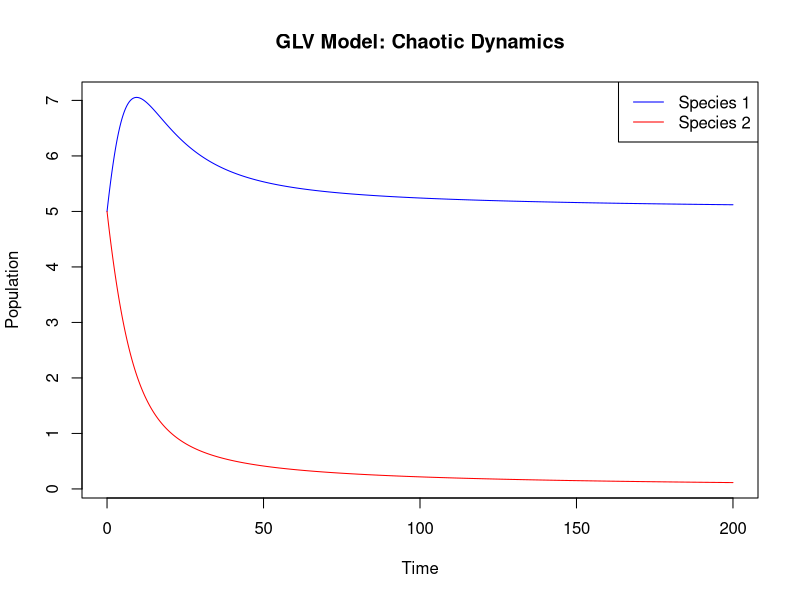

Here is the R script that generated this plot:
# Required Libraries
library(deSolve)

# Define the GLV model function
glv_model <- function(t, populations, params) {
  with(as.list(c(populations, params)), {
    dx1 <- r1 * x1 * (1 - x1 / K1) + a11 * x1^2 + a12 * x1 * x2
    dx2 <- r2 * x2 * (1 - x2 / K2) + a21 * x1 * x2 + a22 * x2^2
    list(c(dx1, dx2))
  })
}

# Set parameters for species interaction
params <- c(r1 = 0.1, r2 = 0.1, K1 = 10, K2 = 10, a11 = -0.01, a12 = 0.02, a21 = -0.02, a22 = -0.01)
initial_populations <- c(x1 = 5, x2 = 5)
time <- seq(0, 200, by = 0.1)

# Solve the GLV model
output <- ode(y = initial_populations, times = time, func = glv_model, parms = params)

# Convert the result to a data frame
output_df <- as.data.frame(output)

# Plot the dynamics of populations
plot(output_df$time, output_df$x1, type = "l", col = "blue", ylim = range(output_df[,-1]),
     xlab = "Time", ylab = "Population", main = "GLV Model: Chaotic Dynamics")
lines(output_df$time, output_df$x2, col = "red")
legend("topright", legend = c("Species 1", "Species 2"), col = c("blue", "red"), lty = 1)
